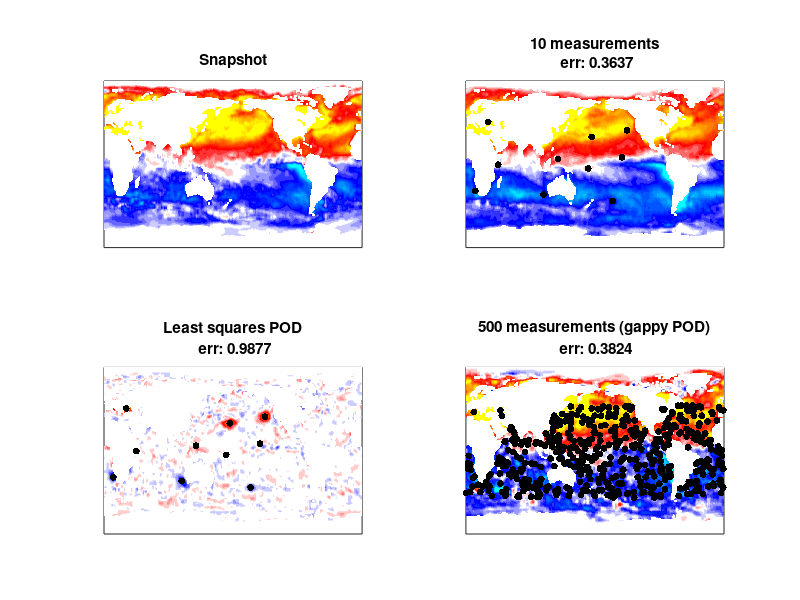

Write MATLAB code to recreate this figure. (Note: this script raises an error after producing the figure.)
%% Plot SST anomaly reconstructions
%
% Jared Callaham

clearvars -except SAVE_FIGS
addpath(genpath('utils'));

% Load output from noaa-sst/sst_reconstruct.m
load('output/noaa-sst/reconstruction_examples.mat')

%% Plot commands
figure()

% Plot truth
subplot(221)
pcolor(reshape(x, flow.ny, flow.nx));
shading interp, caxis(flow.clim)
title('Snapshot')
set(gca, 'Color', [100 100 100]/255);  % Set NaN (as background) to gray
set(gca,'xtick',[]); set(gca,'ytick',[])

% Plot sparse reconstruction in training library
subplot(222)
pcolor(reshape(x_sr, flow.ny, flow.nx)); hold on
shading interp, caxis(flow.clim)
scatter(rand_locs(:, 2), rand_locs(:, 1), 25, 'k', 'filled')
title(sprintf('%d measurements\n err: %0.4f', size(rand_locs, 1), res_sr) )
set(gca, 'Color', [100 100 100]/255);  % Set NaN (as background) to gray
set(gca,'xtick',[]); set(gca,'ytick',[])

% Plot least-squares POD
subplot(223)
pcolor(reshape(x_pod, flow.ny, flow.nx)); hold on
shading interp, caxis(flow.clim)
scatter(rand_locs(:, 2), rand_locs(:, 1), 25, 'k', 'filled')
title(sprintf('Least squares POD\n err: %0.4f', res_pod) )
set(gca, 'Color', [100 100 100]/255);  % Set NaN (as background) to gray
set(gca,'xtick',[]); set(gca,'ytick',[])

% Plot gappy POD (many more measurements)
subplot(224)
pcolor(reshape(x_gappy, flow.ny, flow.nx)); hold on
shading interp, caxis(flow.clim)
scatter(gappy_locs(:, 2), gappy_locs(:, 1), 25, 'k', 'filled')
title(sprintf('%d measurements (gappy POD)\n err: %0.4f', size(gappy_locs, 1), res_gappy) )
set(gca, 'Color', [100 100 100]/255);  % Set NaN (as background) to gray
set(gca,'xtick',[]); set(gca,'ytick',[])

colormap(flow.cmap);
set(gcf,'Position',[100 100 6*flow.nx 6*flow.ny])

%% Note: may have to save manually to get background (land) to be gray
if SAVE_FIGS
    saveas(gcf, 'figs/FIG10.svg')
end
